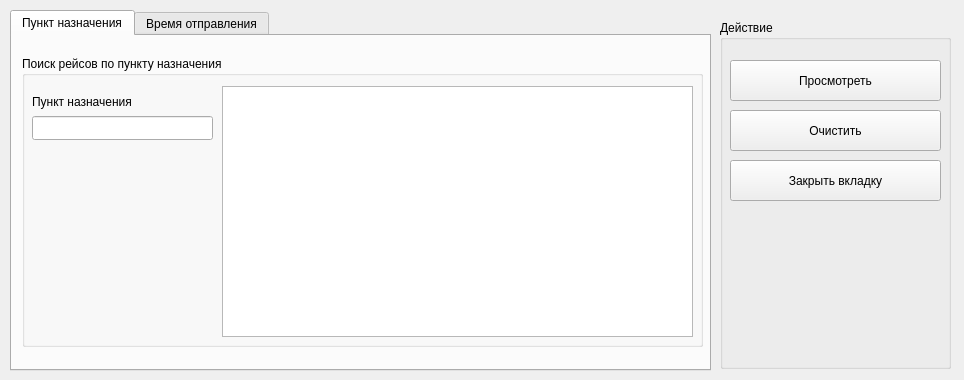
<?xml version="1.0" encoding="UTF-8"?>
<ui version="4.0">
 <class>InfoForm</class>
 <widget class="QWidget" name="InfoForm">
  <property name="geometry">
   <rect>
    <x>0</x>
    <y>0</y>
    <width>964</width>
    <height>380</height>
   </rect>
  </property>
  <property name="windowTitle">
   <string>Form</string>
  </property>
  <widget class="QGroupBox" name="groupBox_4">
   <property name="geometry">
    <rect>
     <x>720</x>
     <y>20</y>
     <width>231</width>
     <height>349</height>
    </rect>
   </property>
   <property name="title">
    <string>Действие</string>
   </property>
   <widget class="QPushButton" name="showPushButton">
    <property name="geometry">
     <rect>
      <x>10</x>
      <y>40</y>
      <width>211</width>
      <height>41</height>
     </rect>
    </property>
    <property name="text">
     <string>Просмотреть</string>
    </property>
   </widget>
   <widget class="QPushButton" name="resetPushButton">
    <property name="geometry">
     <rect>
      <x>10</x>
      <y>90</y>
      <width>211</width>
      <height>41</height>
     </rect>
    </property>
    <property name="text">
     <string>Очистить</string>
    </property>
   </widget>
   <widget class="QPushButton" name="exitToMainPushButton">
    <property name="geometry">
     <rect>
      <x>10</x>
      <y>140</y>
      <width>211</width>
      <height>41</height>
     </rect>
    </property>
    <property name="text">
     <string>Закрыть вкладку</string>
    </property>
   </widget>
  </widget>
  <widget class="QTabWidget" name="tabWidget">
   <property name="geometry">
    <rect>
     <x>10</x>
     <y>10</y>
     <width>701</width>
     <height>361</height>
    </rect>
   </property>
   <property name="currentIndex">
    <number>0</number>
   </property>
   <widget class="QWidget" name="tab">
    <attribute name="title">
     <string>Пункт назначения</string>
    </attribute>
    <widget class="QGroupBox" name="groupBox_2">
     <property name="geometry">
      <rect>
       <x>10</x>
       <y>20</y>
       <width>681</width>
       <height>291</height>
      </rect>
     </property>
     <property name="title">
      <string>Поиск рейсов по пункту назначения</string>
     </property>
     <widget class="QLineEdit" name="destinationLineEdit">
      <property name="geometry">
       <rect>
        <x>10</x>
        <y>60</y>
        <width>181</width>
        <height>24</height>
       </rect>
      </property>
     </widget>
     <widget class="QLabel" name="label">
      <property name="geometry">
       <rect>
        <x>10</x>
        <y>30</y>
        <width>181</width>
        <height>31</height>
       </rect>
      </property>
      <property name="text">
       <string>Пункт назначения</string>
      </property>
     </widget>
     <widget class="QTableView" name="destinationTableView">
      <property name="geometry">
       <rect>
        <x>200</x>
        <y>30</y>
        <width>471</width>
        <height>251</height>
       </rect>
      </property>
     </widget>
    </widget>
   </widget>
   <widget class="QWidget" name="tab_2">
    <attribute name="title">
     <string>Время отправления</string>
    </attribute>
    <widget class="QGroupBox" name="groupBox_3">
     <property name="geometry">
      <rect>
       <x>10</x>
       <y>20</y>
       <width>681</width>
       <height>291</height>
      </rect>
     </property>
     <property name="title">
      <string>Поиск рейсов по времени отправления</string>
     </property>
     <widget class="QLabel" name="label_2">
      <property name="geometry">
       <rect>
        <x>10</x>
        <y>30</y>
        <width>181</width>
        <height>31</height>
       </rect>
      </property>
      <property name="text">
       <string>Начальное время</string>
      </property>
     </widget>
     <widget class="QTimeEdit" name="firstTimeEdit">
      <property name="geometry">
       <rect>
        <x>10</x>
        <y>60</y>
        <width>181</width>
        <height>31</height>
       </rect>
      </property>
     </widget>
     <widget class="QTimeEdit" name="lastTimeEdit">
      <property name="geometry">
       <rect>
        <x>10</x>
        <y>130</y>
        <width>181</width>
        <height>31</height>
       </rect>
      </property>
     </widget>
     <widget class="QLabel" name="label_3">
      <property name="geometry">
       <rect>
        <x>10</x>
        <y>100</y>
        <width>181</width>
        <height>31</height>
       </rect>
      </property>
      <property name="text">
       <string>Конечное время</string>
      </property>
     </widget>
     <widget class="QTableView" name="timeTableView">
      <property name="geometry">
       <rect>
        <x>200</x>
        <y>30</y>
        <width>471</width>
        <height>251</height>
       </rect>
      </property>
     </widget>
    </widget>
   </widget>
  </widget>
 </widget>
 <resources/>
 <connections/>
</ui>
